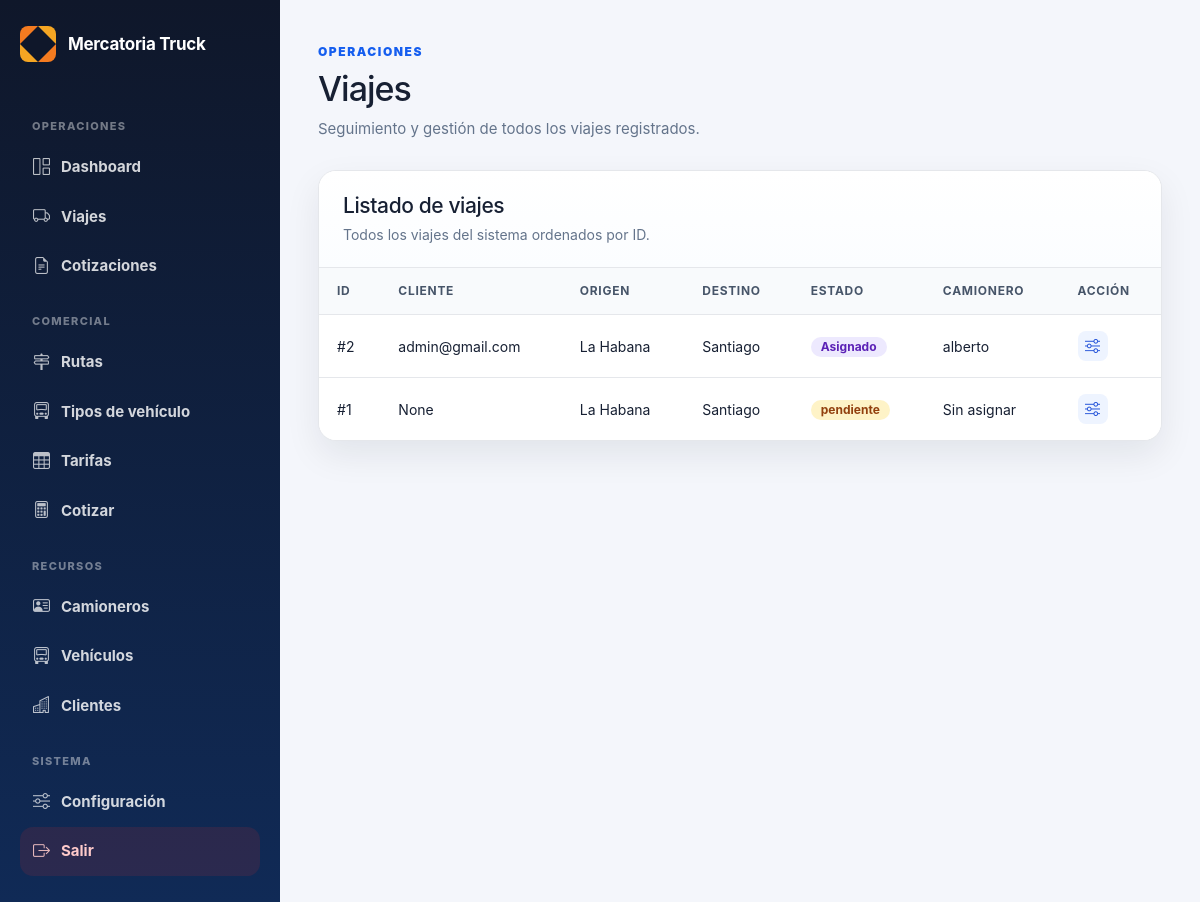
Before: /admin/viajes (signed in) with the older database file.
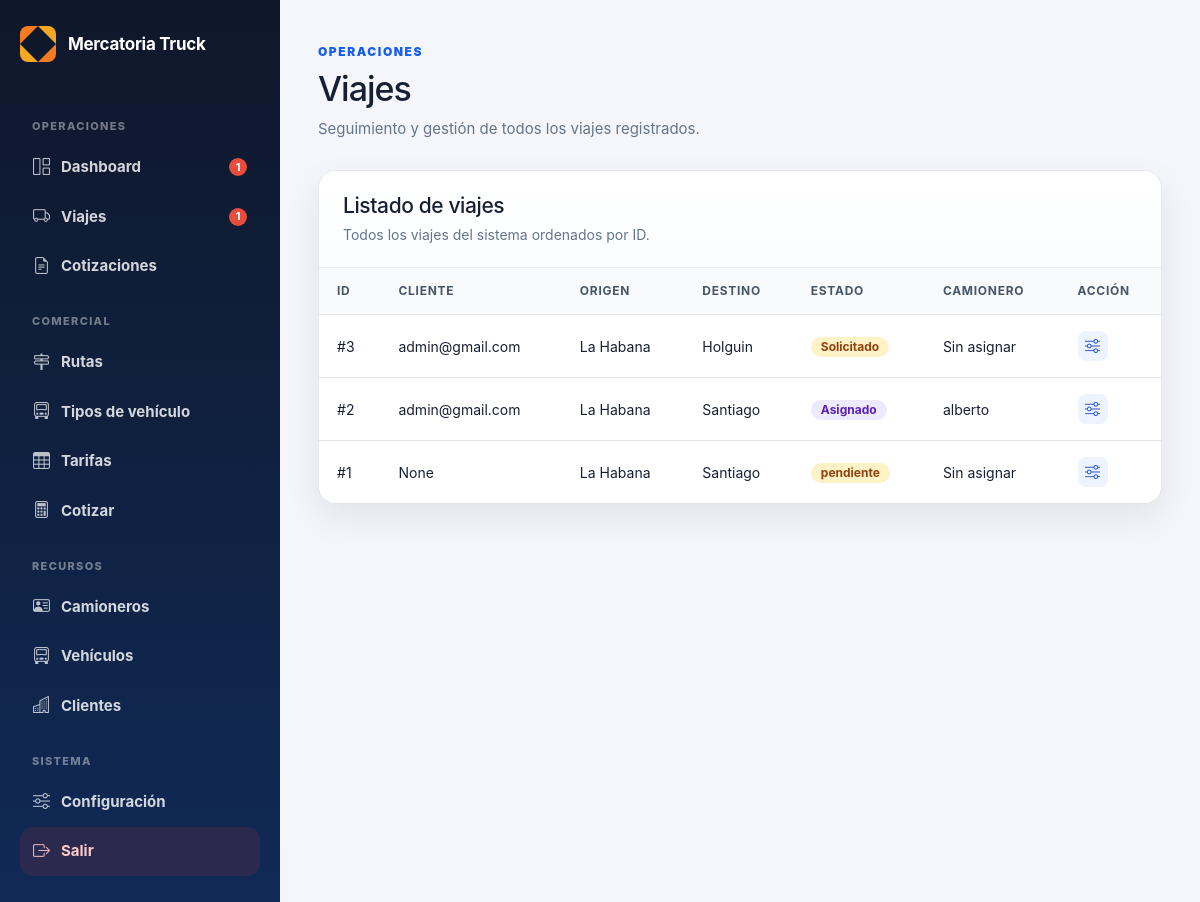
After: the same page with the newer database file.
### tables this page shows
CREATE TABLE viajes (
        id INTEGER PRIMARY KEY AUTOINCREMENT,
        cliente TEXT,
        cliente_id INTEGER,
        ruta_id INTEGER,
        tarifa_id INTEGER,
        tipo_vehiculo_id INTEGER,
        origen TEXT,
        destino TEXT,
        precio REAL DEFAULT 0,
        precio_calculado REAL DEFAULT 0,
        precio_final REAL DEFAULT 0,
        precio_editado INTEGER DEFAULT 0,
        motivo_edicion_precio TEXT,
        combustible REAL DEFAULT 0,
        pago_camionero REAL DEFAULT 0,
        camionero REAL DEFAULT 0,
        comision REAL DEFAULT 0,
        beneficio REAL DEFAULT 0,
        estado TEXT DEFAULT 'Solicitado',
        camionero_id INTEGER,
        camionero_nombre TEXT,
        vehiculo_id INTEGER,
        fecha_creacion TEXT DEFAULT CURRENT_TIMESTAMP,
        fecha_asignacion TEXT,
        fecha_recogida TEXT,
        fecha_entrega TEXT,
        observaciones TEXT
    , cotizacion_id INTEGER, km REAL, kilometros REAL, precio_cliente REAL, combustible_estimado REAL, beneficio_estimado REAL, vehiculo_placa TEXT);

### routes/admin.py (the view)
@admin_bp.route("/viajes")
def viajes():
    if not requiere_admin():
        return redirect("/login")
    conexion = conectar()
    cursor = conexion.cursor()
    cursor.execute("""
        SELECT id, cliente, origen, destino, estado, camionero_nombre
        FROM viajes
        ORDER BY id DESC
    """)
    lista = cursor.fetchall()
    conexion.close()
    return render_template("admin/viajes.html", lista=lista)

### app.py (called while the page is built)
@app.context_processor
def sidebar_badges():
    try:
        conexion = conectar()
        cursor = conexion.cursor()
        cursor.execute(
            "SELECT COUNT(*) FROM viajes WHERE estado IN ('Pendiente', 'Solicitado')"
        )
        viajes_urgentes = cursor.fetchone()[0]
        cursor.execute(
            "SELECT COUNT(*) FROM viajes WHERE estado = 'Solicitado'"
        )
        dashboard_urgentes = cursor.fetchone()[0]
        conexion.close()
    except Exception:
        viajes_urgentes = 0
        dashboard_urgentes = 0
    return dict(
        sidebar_viajes_urgentes=viajes_urgentes,
        sidebar_dashboard_urgentes=dashboard_urgentes,
    )

### database.py (called while the page is built)
def conectar():
    con = sqlite3.connect(DATABASE_NAME)
    con.row_factory = sqlite3.Row
    return con

### routes/admin.py (called while the page is built)
def conectar():
    conexion = sqlite3.connect("mercatoria.db")
    conexion.row_factory = sqlite3.Row
    return conexion

def requiere_admin():
    return "usuario" in session and session.get("rol") in ["admin", "operador"]

### templates/admin/viajes.html (shortened to what this page needs)
{% extends "admin/base_admin.html" %}
{% block contenido %}
{% set bc = {
    'solicitado': 'badge-warn',
    'pendiente':  'badge-warn',
    'asignado':   'badge-active',
    'en ruta':    'badge-info',
    'entregado':  'badge-ok',
    'cancelado':  'badge-danger'
} %}
<div class="page-header">
    <div>
        <span class="eyebrow">Operaciones</span>
        <h1>Viajes</h1>
        <p>Seguimiento y gestión de todos los viajes registrados.</p>
    </div>
</div>
<section class="panel">
    <div class="panel-header">
        <div>
            <h2>Listado de viajes</h2>
            <p>Todos los viajes del sistema ordenados por ID.</p>
        </div>
    </div>
    <div class="table-wrapper">
        <table class="data-table">
            <thead>
                <tr>
                    <th>ID</th>
                    <th>Cliente</th>
                    <th>Origen</th>
                    <th>Destino</th>
                    <th>Estado</th>
                    <th>Camionero</th>
                    <th>Acción</th>
                </tr>
            </thead>
            <tbody>
                {% for v in lista %}
                <tr>
                    <td>#{{ v[0] }}</td>
                    <td>{{ v[1] }}</td>
                    <td>{{ v[2] }}</td>
                    <td>{{ v[3] }}</td>
                    <td>
                        <span class="badge {{ bc.get(v[4]|lower, '') }}">{{ v[4] }}</span>
                    </td>
                    <td>{{ v[5] if v[5] else "Sin asignar" }}</td>
                    <td>
                        <a href="/admin/viaje/{{ v[0] }}"
                           class="btn-icon-action"
                           title="Gestionar viaje #{{ v[0] }}">
                            <i class="bi bi-sliders"></i>
                        </a>
                    </td>
                </tr>
                {% else %}
                <tr>
                    <td colspan="7" class="empty-state">No hay viajes registrados.</td>
                </tr>
                {% endfor %}
            </tbody>
        </table>
    </div>
</section>
{% endblock %}

Changed rows visible on the page:
added viajes: id "3", cliente "admin@gmail.com", origen "La Habana", destino "Holguin", estado "Solicitado", v "Sin asignar"
Other visible differences:
{{ sidebar_dashboard_urgentes }}: (not shown) → "1"
{{ sidebar_viajes_urgentes }}: (not shown) → "1"
